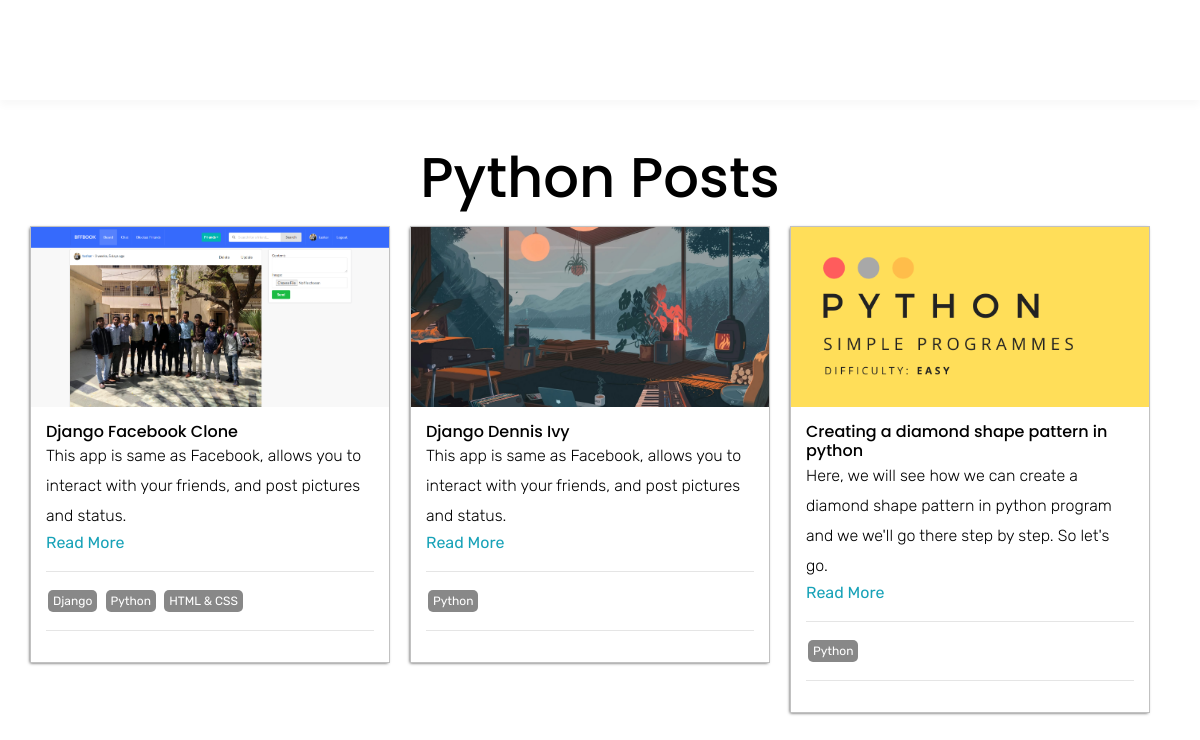
/tag_post/Python, run on the app's committed database.
### base/models.py (models this page shows, shortened)
class Tag(models.Model):
	name = models.CharField(max_length = 200)
	thumbnail = models.ImageField(null = True, blank = True, upload_to = 'images', default = "desktop wallpaper.jpg")
	def __str__(self):
		return self.name

class Post(models.Model):
	headline = models.CharField(max_length = 200)
	sub_headline = models.CharField(max_length = 200)
	thumbnail = models.ImageField(null = True, blank = True, upload_to = 'images', default = "desktop wallpaper.jpg")
	body = RichTextUploadingField(null = True, blank = True)
	created = models.DateTimeField(auto_now_add = True)
	active = models.BooleanField(default = False)
	featured = models.BooleanField(default = False)
	tags = models.ManyToManyField(Tag, null = True)
	slug = models.SlugField(null = True, blank = True)
	def __str__(self):
		return self.headline

### base/views.py (the view)
# urls.py: path('tag_post/<str:name>', views.tagPosts, name="tag_post")
def tagPosts(request, name):
	posts = Post.objects.filter(tags__name = name)
	print(posts)
	myFilter = PostFilter(request.GET, queryset = posts)
	posts = myFilter.qs
	context = {'posts': posts, 'name':name}
	return render(request, 'base/posts.html', context)

### base/templates/base/posts.html (shortened to what this page needs)
{% extends 'base/main.html' %}
{% load static %}
{% load crispy_forms_tags %}
{% block content %}
<br>
<br>
<br>
<br>
<br>
<div class="main-container">
	<br>
	{% if name == None %}
		{% else %}
		<center><h1 style="margin-bottom:15px;">{{name}} Posts</h1></center>
		{% endif %}
	<div class="post-wrapper">
		{% for post in posts %}
				<div>
				<div class="post">
					<img class="thumbnail" src="{{post.thumbnail.url}}">
					<div class="post-preview">
						<h6 class="post-title">{{post.headline}}</h6>
						<p class="post-desc">{{post.sub_headline}}</p>
						<a href="{% url 'post' post.slug %}">Read More</a>
							<hr>
						{% for tag in post.tags.all %}
							<span class="tag">{{tag}}</span>
						{% endfor %}
					<hr>
					</div>
				</div>
			</div>
			{% empty %}
			<h2>Nothing Found </h2>
		{% endfor %}
			</div>
			</div>
{% endblock content %}

### static/css/default.css (style rules this page uses)
:root { --mainText:black; --secondaryText:#4b5156; --maincolor:#eaeaea; --secondarycolor:#fff; --bordercolor:#c1c1c1; --themeDotBorder: #24292e; --previewbg: rgb(251, 249, 241, 0.8 ); --previewShadow:#f0ead6; --buttonColor: black; }
html, body { padding: 0; margin: 0; }
h1, h2, h3, h4, h5, h6 { color: var(--mainText); font-family: 'Poppins', sans-serif; font-weight: 500; }
body { background-color: var(--maincolor); }
body * { transition: 0.3s; }
p, li, span, input, label, textarea, a { color: var(--secondaryText); font-family: 'Rubik', monospace; }
a { text-decoration: none; color: #17a2b8; }
h1 { font-size: 56px; }
h6 { font-size: 16px; }
.tag { color: #fff; background-color: #888; display: inline-block; margin: 2px; font-size: 12px; border-radius: 5px; padding: 2px 5px; }
.main-container { width: 1200px; margin: 0 auto; }
.post-wrapper { display: grid; grid-template-columns: repeat(auto-fit, 360px); gap: 20px; padding-bottom: 50px; }
.thumbnail { display: block; width: 100%; height: 180px; object-fit: cover; }
.post { webkit-box-shadow: -1px 1px 3px -1px rgba(0,0,0,0.75); -moz-box-shadow: -1px 1px 3px -1px rgba(0,0,0,0.75); box-shadow: -1px 1px 3px -1px rgba(0,0,0,0.75); border: 1px solid var(--bordercolor); }
.post-preview { background-color: #fff; padding: 15px; }
.post-title { margin: 0; color: black; }
.post-desc { color: black; font-size: 16px; }
@media screen and (max-width: 1200px) { .main-container { width: 95%; } }

### static/css/templatemo-digimedia-v1.css (style rules this page uses)
html, body, div, span, applet, object, iframe, h1, h2, h3, h4, h5, h6, p, blockquote, div pre, a, abbr, acronym, address, big, cite, code, del, dfn, em, font, img, ins, kbd, q, s, samp, small, strike, strong, sub, sup, tt, var, b, u, i, center, dl, dt, dd, ol, ul, li, figure, header, nav, section, article, aside, footer, figcaption { margin: 0; padding: 0; border: 0; outline: 0; }
* { box-sizing: border-box; }
html, body { font-family: 'Poppins', sans-serif; font-weight: 400; background-color: #fff; -ms-text-size-adjust: 100%; -webkit-font-smoothing: antialiased; -moz-osx-font-smoothing: grayscale; }
a { text-decoration: none !important; }
h1, h2, h3, h4, h5, h6 { margin-top: 0px; margin-bottom: 0px; }
p { font-size: 15px; line-height: 30px; font-weight: 300; color: #afafaf; }
img { width: 100%; overflow: hidden; }
html, body { background: #fff; font-family: 'Poppins', sans-serif; }

### data on the page
Tag: name "Python"
Post: thumbnail (picture), headline "Django Facebook Clone", sub_headline "This app is same as Facebook, allows you to interact with your friends, and post pictures and status."
Tag: name "Django"
Tag: name "HTML & CSS"
Post: thumbnail (picture), headline "Django Dennis Ivy", sub_headline "This app is same as Facebook, allows you to interact with your friends, and post pictures and status."
Post: thumbnail (picture), headline "Creating a diamond shape pattern in python", sub_headline "Here, we will see how we can create a diamond shape pattern in python program and we we'll go there step by step. So let's go."
